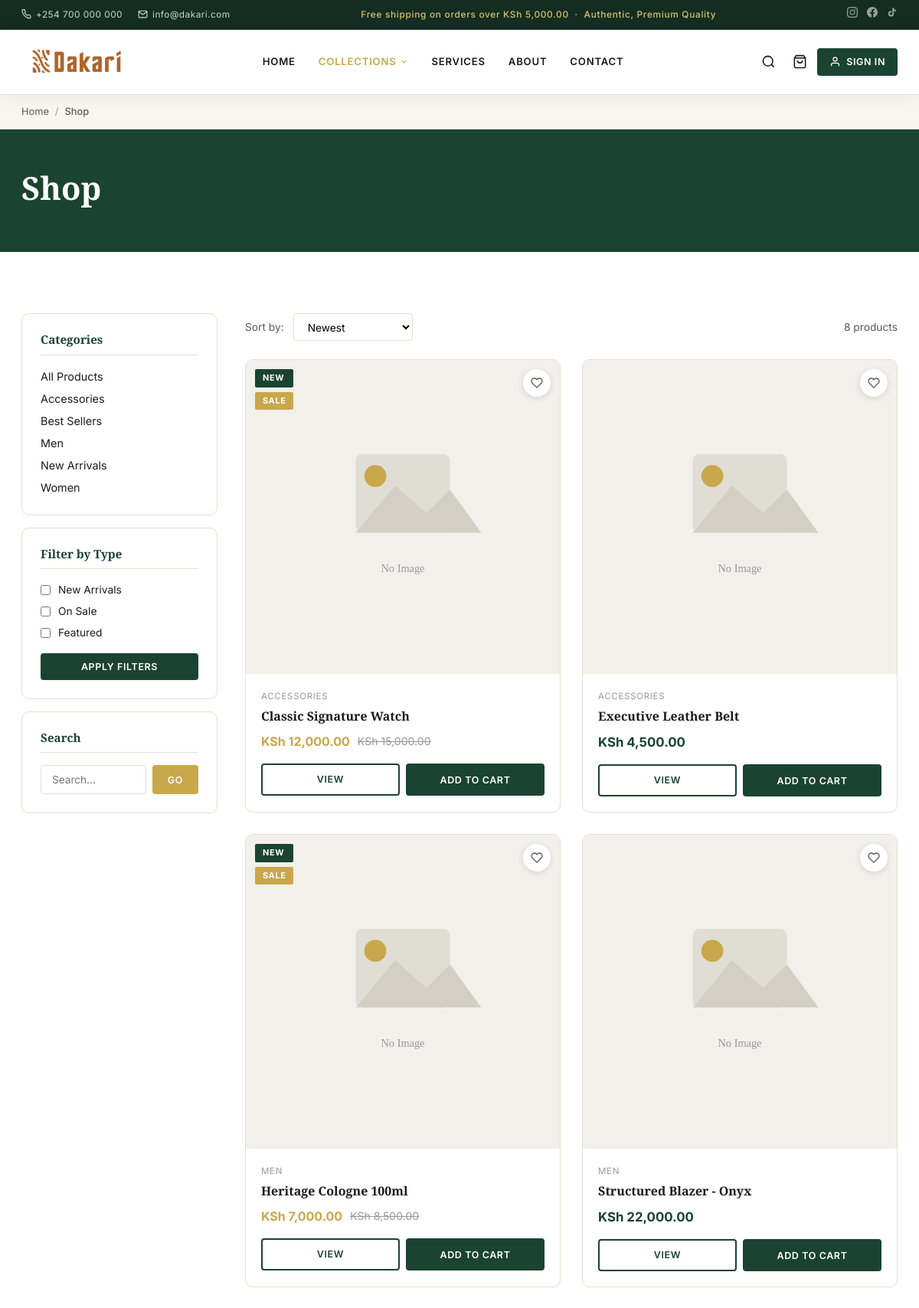
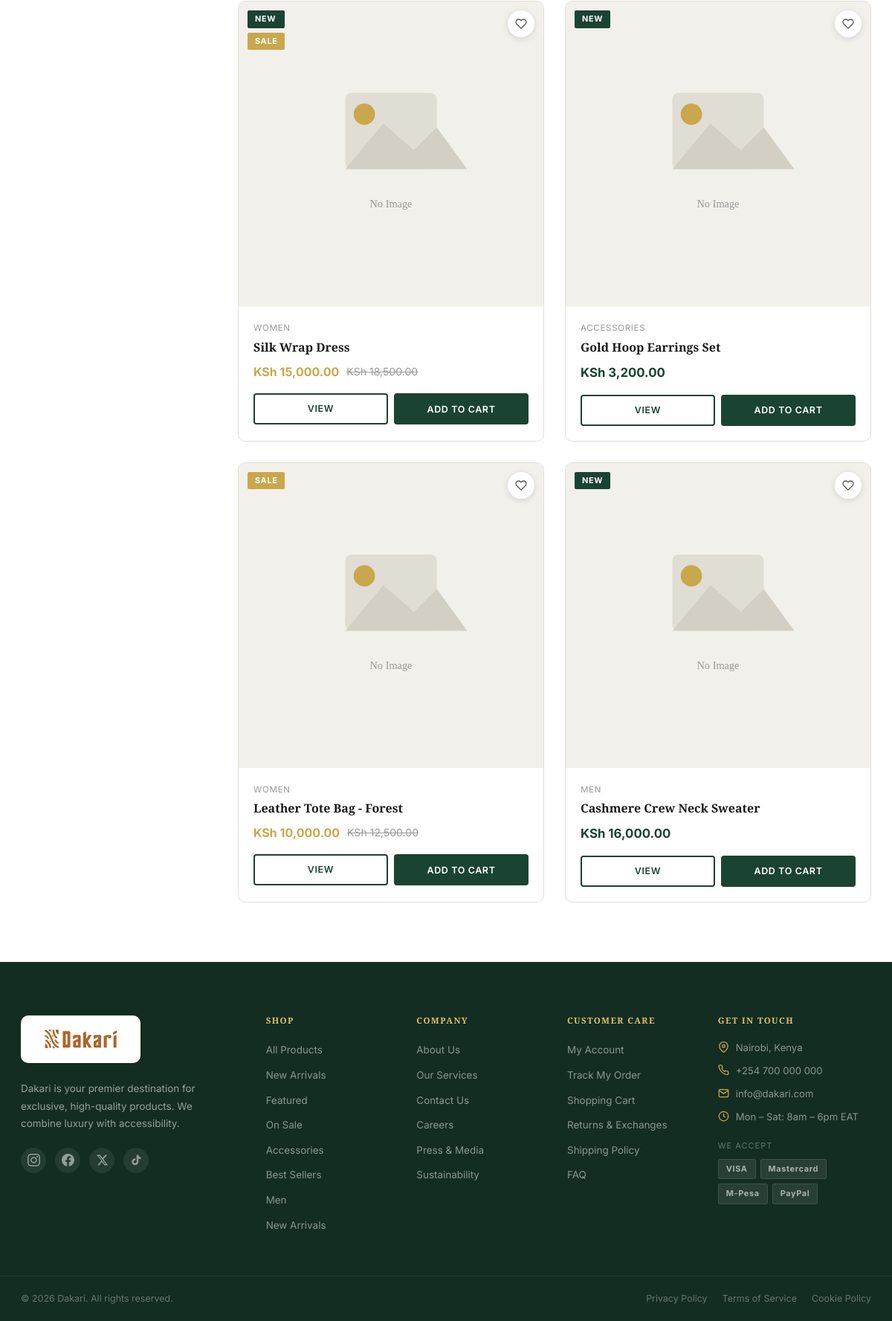
The page /shop.php on the database its author committed (2 pictures, top to bottom).
### tables this page shows
CREATE TABLE IF NOT EXISTS categories (
    id          INT UNSIGNED AUTO_INCREMENT PRIMARY KEY,
    name        VARCHAR(120) NOT NULL,
    slug        VARCHAR(140) NOT NULL UNIQUE,
    description TEXT,
    image       VARCHAR(255),
    parent_id   INT UNSIGNED DEFAULT NULL,
    sort_order  INT NOT NULL DEFAULT 0,
    is_active   TINYINT(1) NOT NULL DEFAULT 1,
    created_at  DATETIME NOT NULL DEFAULT CURRENT_TIMESTAMP
);

CREATE TABLE IF NOT EXISTS products (
    id              INT UNSIGNED AUTO_INCREMENT PRIMARY KEY,
    name            VARCHAR(220) NOT NULL,
    slug            VARCHAR(250) NOT NULL UNIQUE,
    description     TEXT,
    short_desc      VARCHAR(500),
    price           DECIMAL(12,2) NOT NULL DEFAULT 0.00,
    sale_price      DECIMAL(12,2) DEFAULT NULL,
    sku             VARCHAR(80) UNIQUE,
    stock           INT NOT NULL DEFAULT 0,
    category_id     INT UNSIGNED DEFAULT NULL,
    thumbnail       VARCHAR(255),
    is_featured     TINYINT(1) NOT NULL DEFAULT 0,
    is_new          TINYINT(1) NOT NULL DEFAULT 0,
    is_active       TINYINT(1) NOT NULL DEFAULT 1,
    views           INT UNSIGNED NOT NULL DEFAULT 0,
    created_at      DATETIME NOT NULL DEFAULT CURRENT_TIMESTAMP,
    updated_at      DATETIME NOT NULL DEFAULT CURRENT_TIMESTAMP ON UPDATE CURRENT_TIMESTAMP,
    CONSTRAINT fk_product_category FOREIGN KEY (category_id) REFERENCES categories(id) ON DELETE SET NULL
);

### shop.php (the view, shortened to what the rows shown need)
<?php
$category_slug = trim($_GET['category'] ?? '');
$q             = trim($_GET['q'] ?? '');
$sort          = $_GET['sort'] ?? 'newest';
$page_num      = max(1, (int)($_GET['page'] ?? 1));
$per_page      = 12;
$offset        = ($page_num - 1) * $per_page;
$where_parts = ['p.is_active = 1'];
$params      = [];
$types       = '';
$where_sql = implode(' AND ', $where_parts);
$join_sql  = $category_slug ? 'JOIN categories c ON c.id = p.category_id' : 'LEFT JOIN categories c ON c.id = p.category_id';
$order_sql = match($sort) {
    'price_asc'  => 'ORDER BY COALESCE(p.sale_price, p.price) ASC',
    'price_desc' => 'ORDER BY COALESCE(p.sale_price, p.price) DESC',
    'name_asc'   => 'ORDER BY p.name ASC',
    'popular'    => 'ORDER BY p.views DESC',
    default      => 'ORDER BY p.created_at DESC',
};
$products = fetchAll(
    "SELECT p.*, c.name as category_name FROM products p $join_sql WHERE $where_sql $order_sql LIMIT ? OFFSET ?",
    $types . 'ii', ...[...$params, $per_page, $offset]
);
$current_category = $category_slug ? fetchOne('SELECT * FROM categories WHERE slug = ?', 's', $category_slug) : null;
$page_title       = $current_category ? $current_category['name'] : ($q ? "Search: $q" : 'Shop');
$all_categories   = get_categories();
include __DIR__ . '/includes/header.php';
?>
<div class="page-hero">
    <div class="container">
        <h1><?= e($page_title) ?></h1>
    </div>
</div>
<section class="section">
    <div class="container">
        <div class="shop-layout">
            <aside class="shop-sidebar">
                <div class="sidebar-widget">
                    <ul class="filter-list">
                        <?php foreach ($all_categories as $cat): ?>
                        <li class="filter-item">
                            <a href="shop.php?category=<?= e($cat['slug']) ?>"
                               style="font-size:.9rem;color:<?= $category_slug === $cat['slug'] ? 'var(--gold)' : 'var(--text)' ?>;font-weight:<?= $category_slug === $cat['slug'] ? '600' : '400' ?>">
                                <?= e($cat['name']) ?>
                            </a>
                        </li>
                        <?php endforeach; ?>
                    </ul>
                </div>
            </aside>
            <div class="shop-products">
                <?php if (!empty($products)): ?>
                <div class="product-grid">
                    <?php foreach ($products as $product): ?>
                    <div class="product-card">
                        <div class="product-card__image">
                            <a href="product.php?slug=<?= e($product['slug']) ?>">
                                <img src="<?= product_thumb($product) ?>" alt="<?= e($product['name']) ?>" loading="lazy">
                            </a>
                            <div class="product-card__badges">
                                <?php if ($product['is_new']): ?><span class="badge badge-new">New</span><?php endif; ?>
                                <?php if (is_on_sale($product)): ?><span class="badge badge-sale">Sale</span><?php endif; ?>
                            </div>
                            <button class="product-card__wishlist btn-wishlist" data-id="<?= $product['id'] ?>" aria-label="Wishlist">
                                <svg width="16" height="16" fill="none" stroke="currentColor" stroke-width="2" viewBox="0 0 24 24"><path d="M20.84 4.61a5.5 5.5 0 0 0-7.78 0L12 5.67l-1.06-1.06a5.5 5.5 0 0 0-7.78 7.78l1.06 1.06L12 21.23l7.78-7.78 1.06-1.06a5.5 5.5 0 0 0 0-7.78z"/></svg>
                            </button>
                        </div>
                        <div class="product-card__body">
                            <p class="product-card__category"><?= e($product['category_name'] ?? '') ?></p>
                            <p class="product-card__name"><a href="product.php?slug=<?= e($product['slug']) ?>"><?= e($product['name']) ?></a></p>
                            <div class="product-card__price">
                                <?php if (is_on_sale($product)): ?>
                                    <span class="price-sale"><?= money((float)$product['sale_price']) ?></span>
                                    <span class="price-original"><?= money((float)$product['price']) ?></span>
                                <?php else: ?>
                                    <span class="price-current"><?= money((float)$product['price']) ?></span>
                                <?php endif; ?>
                            </div>
                            <div class="product-card__footer">
                                <a href="product.php?slug=<?= e($product['slug']) ?>" class="btn btn-outline-green btn-sm">View</a>
                                <button class="btn btn-green btn-sm btn-add-cart" data-id="<?= $product['id'] ?>">Add to Cart</button>
                            </div>
                        </div>
                    </div>
                    <?php endforeach; ?>
                </div>
                <?php endif; ?>
            </div>
        </div>
    </div>
</section>
<?php include __DIR__ . '/includes/footer.php'; ?>

### includes/footer.php (shortened to what the rows shown need)
<?php
$categories = get_categories();
?>
<footer class="footer">
    <div class="footer__top">
        <div class="container footer__grid">
            <div class="footer__col">
                <ul class="footer__links">
                    <?php foreach (array_slice($categories, 0, 4) as $cat): ?>
                    <li><a href="<?= BASE_URL ?>/shop.php?category=<?= e($cat['slug']) ?>"><?= e($cat['name']) ?></a></li>
                    <?php endforeach; ?>
                </ul>
            </div>
        </div>
    </div>
</footer>
</body>
</html>

### rows shown on the page
categories: name "Accessories"
categories: name "Best Sellers"
categories: name "Men"
categories: name "New Arrivals"
categories: name "Women"
products: is_new "NEW", shows "SALE", category.name "ACCESSORIES", name "Classic Signature Watch", sale_price "KSh 12,000.00", price "KSh 15,000.00"
products: category.name "ACCESSORIES", name "Executive Leather Belt", price "KSh 4,500.00"
products: is_new "NEW", shows "SALE", category.name "MEN", name "Heritage Cologne 100ml", sale_price "KSh 7,000.00", price "KSh 8,500.00"
products: category.name "MEN", name "Structured Blazer - Onyx", price "KSh 22,000.00"
products: is_new "NEW", shows "SALE", category.name "WOMEN", name "Silk Wrap Dress", sale_price "KSh 15,000.00", price "KSh 18,500.00"
products: is_new "NEW", category.name "ACCESSORIES", name "Gold Hoop Earrings Set", price "KSh 3,200.00"
products: shows "SALE", category.name "WOMEN", name "Leather Tote Bag - Forest", sale_price "KSh 10,000.00", price "KSh 12,500.00"
products: is_new "NEW", category.name "MEN", name "Cashmere Crew Neck Sweater", price "KSh 16,000.00"

### other values the page prints
setting('site_phone', '+254 700 000 000') "+254 700 000 000"
setting('site_email', 'hello@dakari.com') "info@dakari.com"
money(5000) "KSh 5,000.00"
$page_title "Shop"
$total "8"
setting('site_address', 'Nairobi, Kenya') "Nairobi, Kenya"
$site_name "Dakari"
form field value "Newest"
